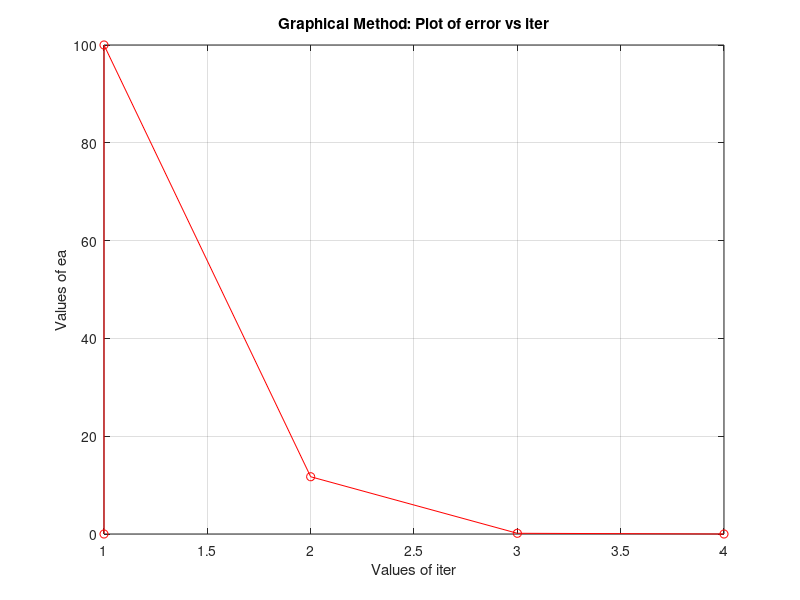
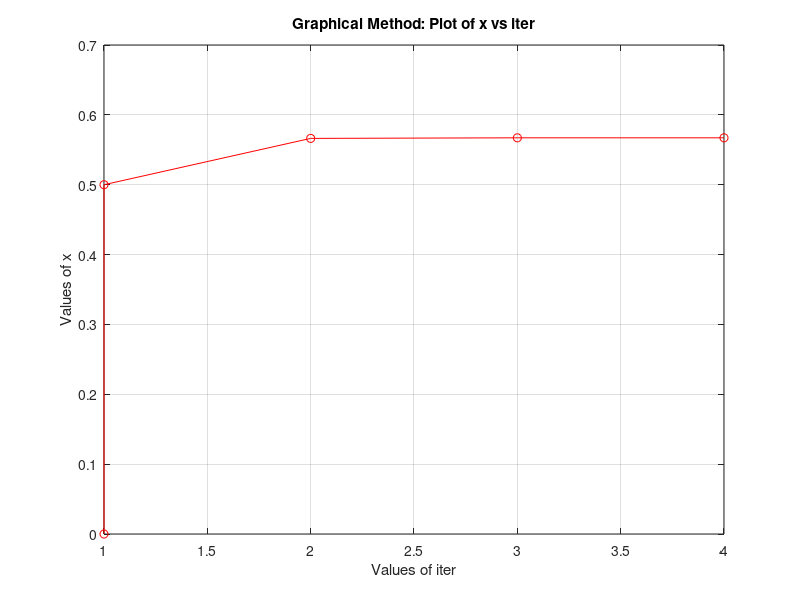

MATLAB code for these plots, in order:
% M-FILE
% f(x) = e^(-x)-x
%
% Numerical Methods
% Roots: Open Roots Methods:
%   y = f(x)
%   f(x) = 0 --> x = xroot
%
% 1) Simple Fixed-Point Iteration Method
% 2) Two-Curve Graphical Method
% 3) Newton-Raphson Method
% 4) Secant Method

clear;

% Parameters:

%Inputs:
N=100;     % Number of iterations
iter(1)=1; % First iteration
x(1)=0.0;  % Initial Guess at the first iteration
ea(1)=0.0; % Select as 0.0 or 1.0 for the first iteration

es=0.0005;

% 1) Newton-Raphson Method
% ---------------------------------------------------
% Functions: f(x) and df(x):

% Using for-loop for N number of iterations
% finding the estimate for x as x(2),...,x(N) 
for i=1:N
   iter(i+1)=i;  % Store the iteration count in iter
   
   f(i) = exp(-x(i))-x(i);  % f(x)
   df(i)=-exp(-x(i))-1;     % first derivative of f(x)
   x(i+1)=x(i)-f(i)/df(i);  % Newton-Raphson Method
   
   % Calculate error (approximate percentage relative error):
   ea(i+1)=abs((x(i+1)-x(i))/x(i+1))*100;
   
   % Check error:
   if (ea(i+1)<es)
       disp('Root =')
       x(i+1)   % Print the last estimate for the root
       break; 
   end
end

% Plots:
figure(1)
plot(iter,ea,'-ro')
title('Graphical Method: Plot of error vs iter')
xlabel('Values of iter')
ylabel('Values of ea')
grid

figure(2)
plot(iter,x,'-ro')
title('Graphical Method: Plot of x vs iter')
xlabel('Values of iter')
ylabel('Values of x')
grid
